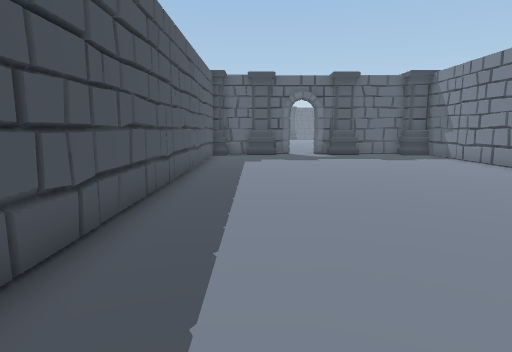
View 1 (above)

19 first-person views from a walk through a Unity game level. The camera is 1.5 m above the floor, tilts 8° down and sees 75° across. The floor is counted in squares, 1 m on a side. Each view is taken from the middle of a square. On the plan, view 1 faces up. The plan holds only what a view shows up to about 15 squares ahead; the rest is blank. The place goes on beyond the plan. The player character is not drawn. Door leaves are left out, so doorways stand open.

View 2
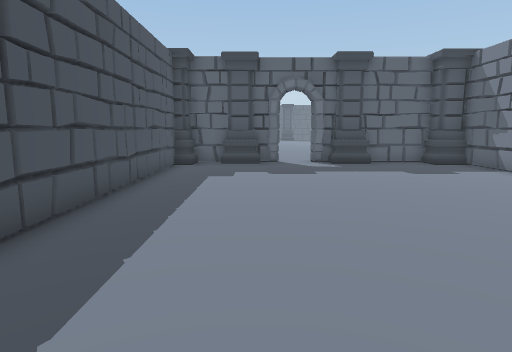

View 3
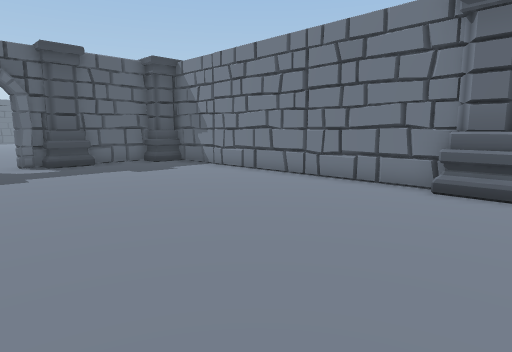

View 4
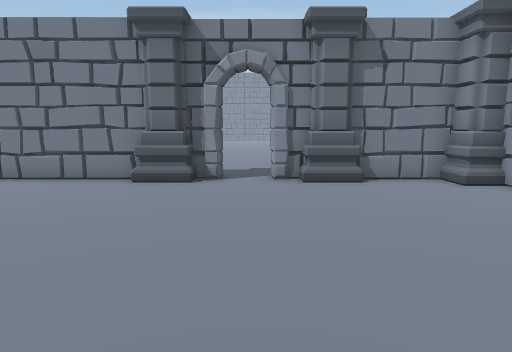

View 5
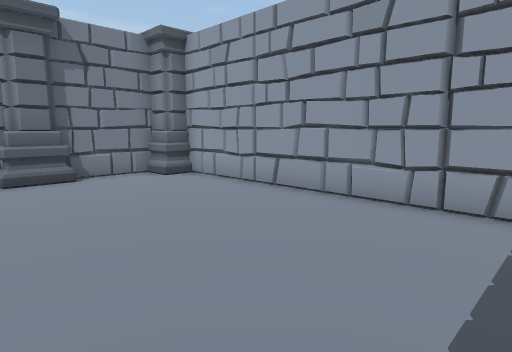

View 6
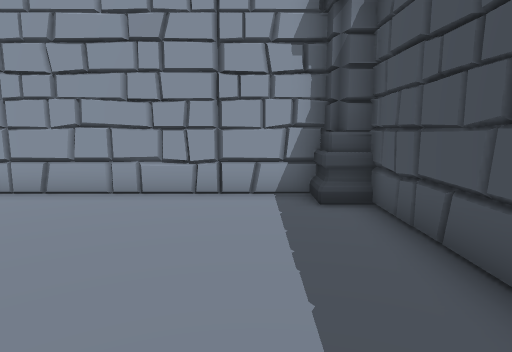

View 7
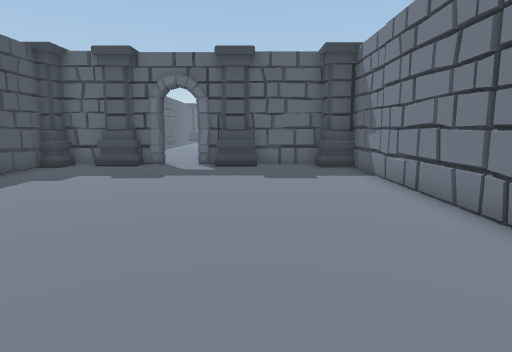

View 8
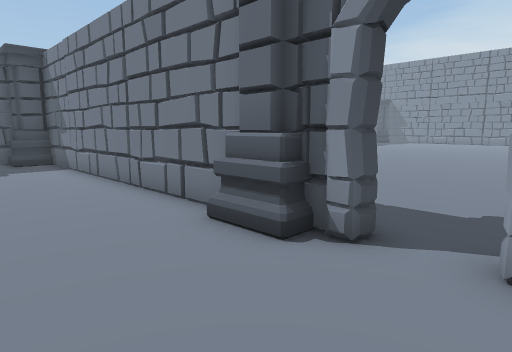

View 9
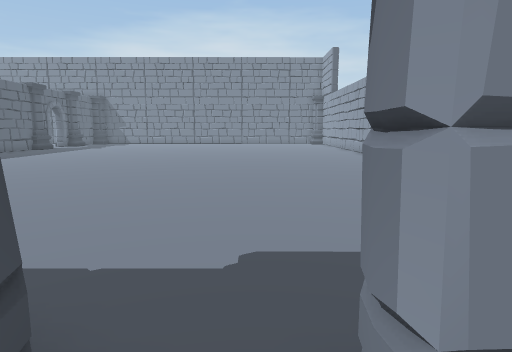

View 10
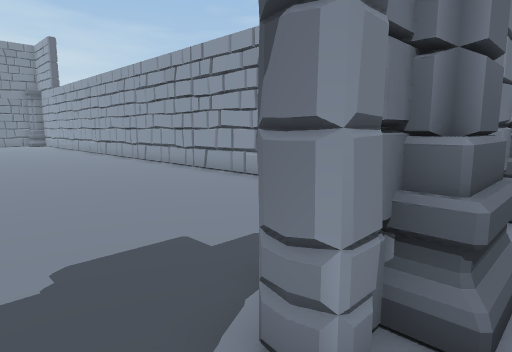

View 11
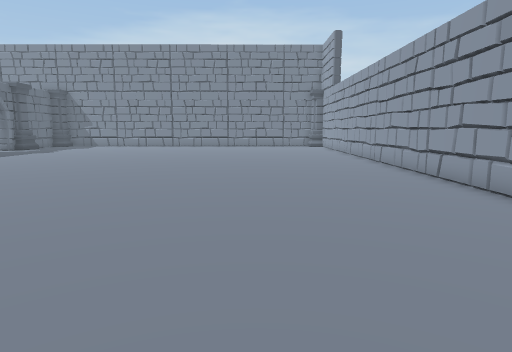

View 12
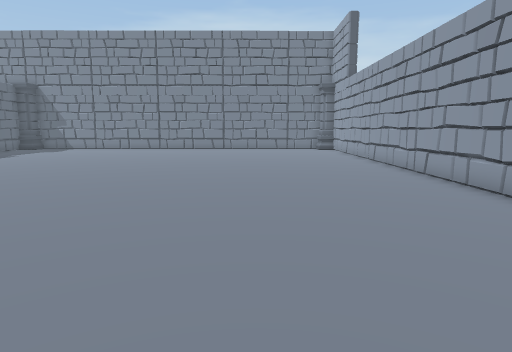

View 13
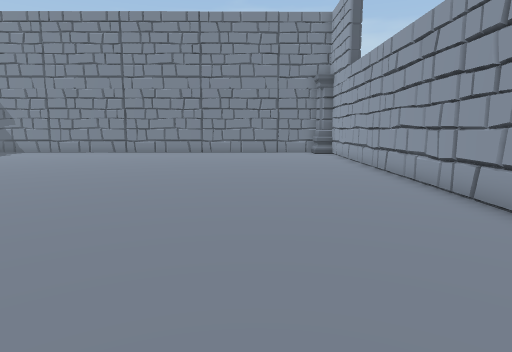

View 14
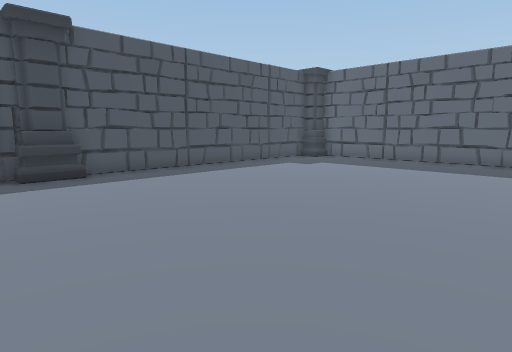

View 15
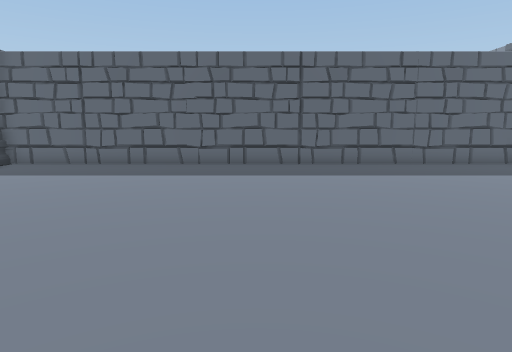

View 16
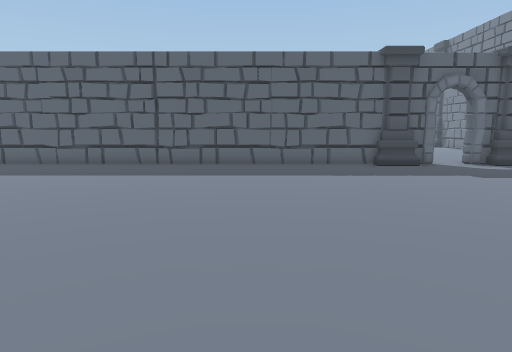

View 17
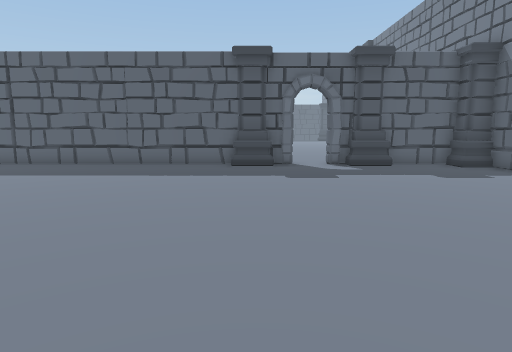

View 18
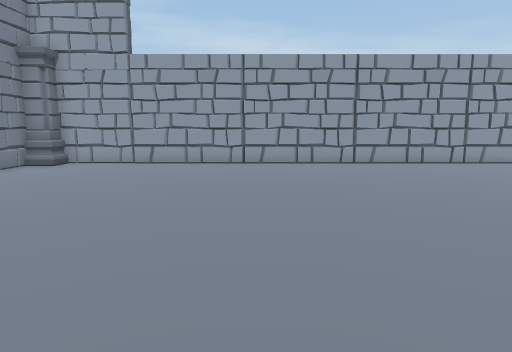

View 19
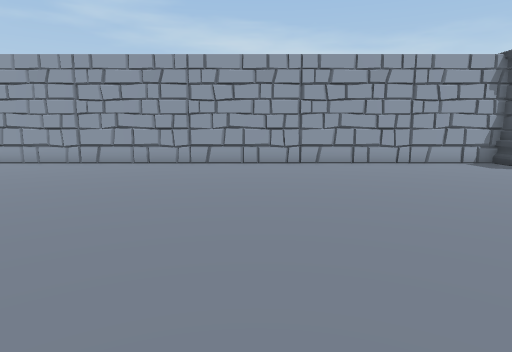

### Floor plan
Points are (right, up) in squares from view 1. A wall is a line through its corners. A room is listed if a view was taken in it or the views show most of it. See-through windows are left out.
Room 1 (views 1, 2, 3, 4, 5, 6, 7, 8, 9, 10)
walls: (10.1, 5) (9.9, 5.1) (9.8, 19.5); (9.9, 2.5) (9.9, 3.6); (-2.4, 18.5) (-2.3, -1.4); (2, 20.1) (0.9, 20.1); (-0.4, 20.1) (-1.5, 20.1); (8.5, 20.1) (3.6, 20.1); (-1.6, -2.6) (9, -2.6); (9.9, -1.9) (9.9, 1.3)
ways out: open door at (10, 4.5) to room 2; open door at (2.5, 20)
objects: column (-2, -2); column (-2, 19) to (-2, 20); column (0, 20) to (1, 21); column (5, 20) to (5, 21); column (9, -2); column (9, 19) to (9, 20)
Room 2 (views 11, 12, 13, 14, 15, 16, 17, 18, 19)
walls: (33.2, 20.1) (11.5, 20.1); (35.6, 20.1) (34.5, 20.1); (10.5, 6.1) (10.5, 5.6); (10.6, 5.1) (10.1, 5); (10.5, 13.9) (10.5, 7.1); (38.1, 20.1) (37.1, 20.1); (9.9, 3.6) (10.6, 3.5); (11.3, -2.6) (41.5, -2.6); (41.5, 20.1) (39.4, 20.1)
ways out: open door at (10, 4.5) to room 1; open door at (36.5, 20.5)
objects: column (10, 1) to (11, 2); column (11, -2); column (11, 6) to (11, 7); column (11, 19) to (11, 20); column (34, 20) to (34, 21)

Positions as (right, up) in squares from view 1, and headings:
1: (0, 0), facing up
2: (1, 5), facing up
3: (1, 5), facing up-right
4: (0, 4), facing right
5: (-1, 4), facing down-right
6: (0, 5), facing down
7: (6, 6), facing up
8: (6, 3), facing up-right
9: (9, 4), facing right
10: (9, 5), facing down-right
11: (14, 3), facing right
12: (18, 3), facing right
13: (22, 2), facing right
14: (22, 4), facing up-left
15: (22, 6), facing up
16: (28, 6), facing up
17: (34, 6), facing up
18: (34, 12), facing down
19: (22, 12), facing down
